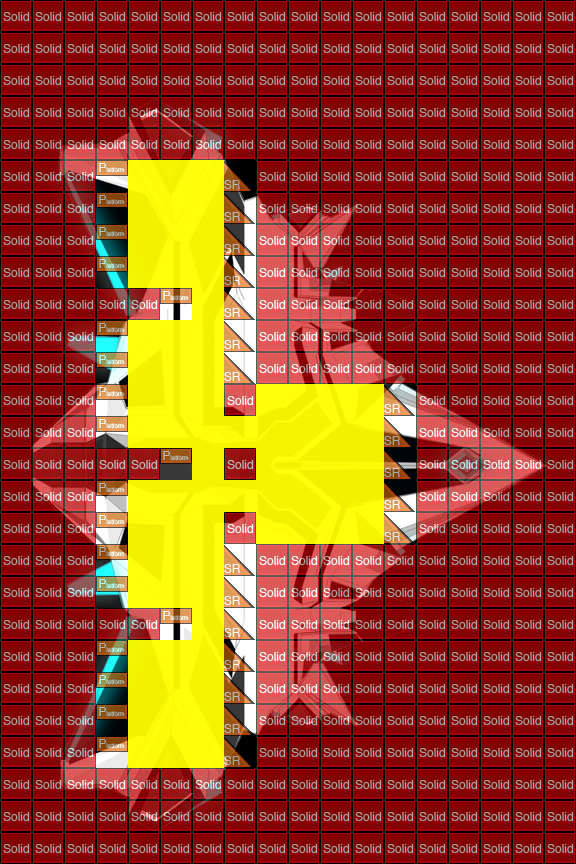

Tiled map render using the project's own tile images. Description and the map definition, with tile-layer contents summarised, below:
An orthogonal 18x27 tile map with 32x32 px tiles, 3 tile layers (exterior, interior, collision), 3 tilesets.

<map version="1.0" orientation="orthogonal" width="18" height="27" tilewidth="32" tileheight="32">
 <tileset firstgid="1" name="colTile" tilewidth="32" tileheight="32">
  <image source="../img/render/metatiles32x32.png" width="160" height="32" />
  <tile id="0">
   <properties>
    <property name="type" value="solid" />
   </properties>
  </tile>
  <tile id="1">
   <properties>
    <property name="type" value="platform" />
   </properties>
  </tile>
  <tile id="2">
   <properties>
    <property name="type" value="lslope" />
   </properties>
  </tile>
  <tile id="3">
   <properties>
    <property name="type" value="rslope" />
   </properties>
  </tile>
 </tileset>
 <tileset firstgid="6" name="outline" tilewidth="32" tileheight="32">
  <image source="../img/render/outline.png" width="192" height="256" />
 </tileset>
 <tileset firstgid="54" name="ship" tilewidth="576" tileheight="800">
  <image source="../img/render/ships/mechanoid/mechanoid_frigate_img.png" width="576" height="800" />
 </tileset>
 <layer name="exterior" width="18" height="27">
  <data>[486 cells, 1 non-empty, 1 distinct tile ids]</data>
 </layer>
 <layer name="interior" width="18" height="27" opacity="0.95">
  <data>[486 cells, 73 non-empty, 1 distinct tile ids]</data>
 </layer>
 <layer name="collision" width="18" height="27" opacity="0.65">
  <data>[486 cells, 413 non-empty, 3 distinct tile ids]</data>
 </layer>
</map>
